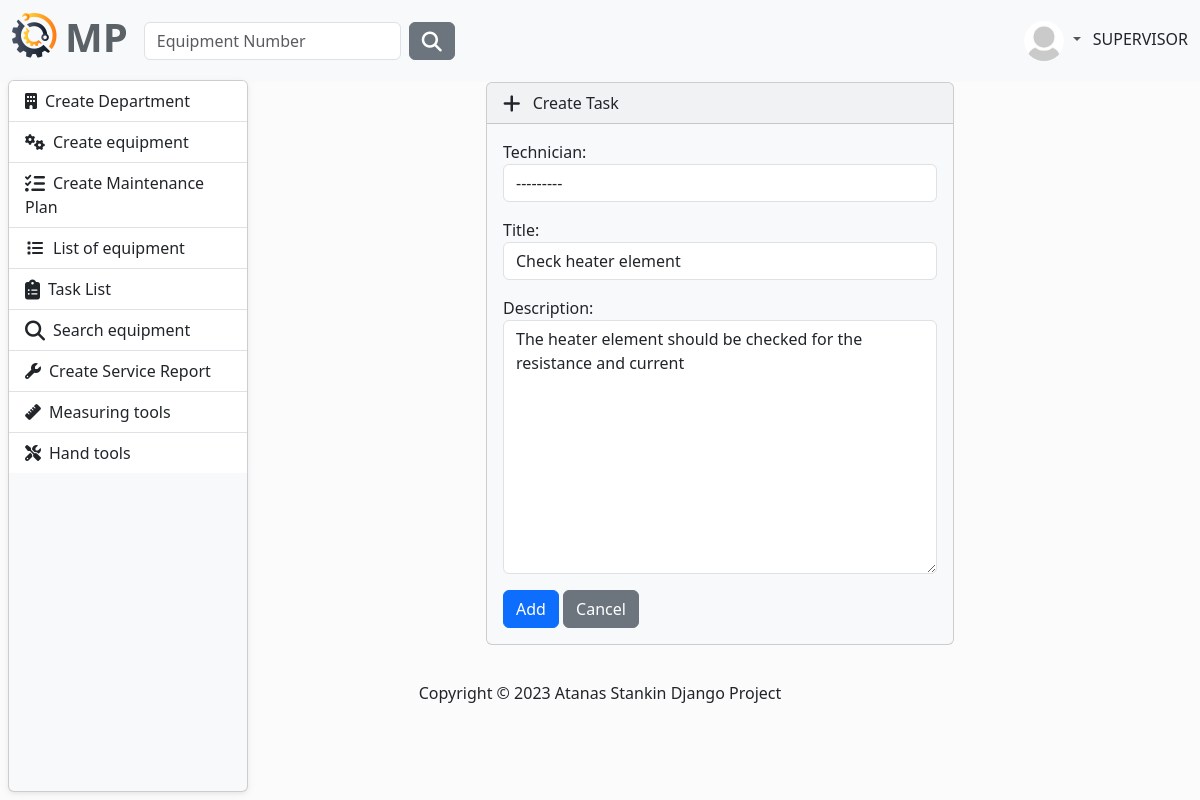
The app's page /task/create-task/3/ (signed in) with its own data.
### MaintenancePlanner/accounts/models.py (models this page shows, shortened)
class AppUser(AbstractUser, PermissionsMixin):
    first_name = models.CharField(
        max_length=30,
        validators=[
            MinLengthValidator(2),
            user_name_validator,
        ]
    )
    last_name = models.CharField(
        max_length=30,
        validators=[
            MinLengthValidator(2),
            user_name_validator,
        ]
    )
    email = models.EmailField(unique=True)
    class Role(models.TextChoices):
        MANAGER = "MANAGER", 'Manager'
        SUPERVISOR = "SUPERVISOR", 'Supervisor'
        OPERATOR = "OPERATOR", 'Operator'
    role = models.CharField(max_length=50, choices=Role.choices)

class Profile(models.Model):
    user = models.OneToOneField(AppUser, on_delete=models.CASCADE)
    image = models.ImageField(
        default='images/default.jpg',
        null=True,
        blank=True,
        upload_to='images/'
    )

### MaintenancePlanner/maintenance_plan/models.py (models this page shows, shortened)
class Operation(models.Model):
    title = models.CharField(
        max_length=30,
    )
    description = models.TextField()
    maintenance_plan = models.ForeignKey(
        to=MaintenancePlanModel,
        on_delete=models.CASCADE,
    )

### MaintenancePlanner/accounts/decorators.py (the view)
        def wrapper_func(request, *args, **kwargs):
            if request.user.is_authenticated and request.user.role in allowed_roles:
                return view_func(request, *args, **kwargs)
            else:
                return redirect('home-page')

### MaintenancePlanner/task/forms.py
class CreateTaskForm(forms.ModelForm):
    class Meta:
        model = Task
        exclude = ('complete', 'equipment')
        widgets = {
            'technician': forms.Select(attrs={'class': 'form-control'}),
            'title': forms.TextInput(attrs={'class': 'form-control'}),
            'description': forms.Textarea(attrs={'class': 'form-control'}),
            'created_on': forms.DateInput(format="%d/%m/%Y", attrs={'class': 'form-control', 'type': 'date'}),
        }
    def __init__(self, *args, **kwargs):
        super().__init__(*args, **kwargs)
        self.fields['technician'].queryset = AppUser.objects.filter(role='OPERATOR')

### MaintenancePlanner/task/views.py (called while the page is built)
@login_required
@allowed_users(allowed_roles=['MANAGER', 'SUPERVISOR'])
def create_task(request, pk):
    operation = Operation.objects.get(pk=pk)
    mp = operation.maintenance_plan
    if request.method == 'POST':
        form = CreateTaskForm(request.POST)
        if form.is_valid():
            task = form.save(commit=False)
            task.equipment = operation.maintenance_plan.equipment
            task.save()
            return redirect(reverse('mp-details', kwargs={'pk': mp.id}))
    else:
        form = CreateTaskForm(instance=operation)
    context = {
        'form': form,
        'operation': operation,
    }
    return render(request, 'create-task.html', context)

### MaintenancePlanner/task/templates/create-task.html (shortened to what this page needs)
{% extends 'base.html' %}
{% load crispy_forms_filters %}
{% block content %}
    <div class="row justify-content-center">
            <div class="col-6">
                <div class="card bg-light mb-3" style="max-width: 200rem;">
                  <div class="card-header">
                      <i class="fa-solid fa-plus fa-lg me-2"></i> Create Task
                  </div>
                  <div class="card-body">
                      <form action="" method="POST">
                          {{ form.as_p }}
                          <button type="submit" class="btn btn-primary">Add</button>
                          <a href="{% url 'home-page' %}" class="btn btn-secondary">Cancel</a>
                      </form>
                  </div>
            </div>
            </div>
        </div>
{% endblock %}

### templates/partials/navbar.html (shortened to what this page needs)
{% load static %}
<nav class="navbar navbar-expand-lg bg-light" data-bs-theme="light">
    <div class="container-fluid">
        <a class="navbar-brand" href="{% url 'home-page' %}">
            <ul class="navbar-nav ms-auto d-flex flex-row">
                <li><img class="logo me-2" src="{% static 'img/logo.png' %}" alt="logo"></li>
                <li><h1 style="color: #5a6268; font-weight: bold">MP</h1></li>
            </ul>
        </a>
        <div class="collapse navbar-collapse" id="navbarColor01">
            {% if user.is_authenticated %}
                <form class="d-flex" method=POST action="{% url 'search-equipment' %}">
                    <input class="form-control me-sm-2" type="search" placeholder="Equipment Number"
                           name="number">
                    <button class="btn btn-secondary my-2 my-sm-0" type="submit"><i
                            class="fa-solid fa-magnifying-glass fa-lg"></i></button>
                </form>
            {% endif %}
            <ul class="navbar-nav ms-auto d-flex flex-row">
                {% if not request.user.is_authenticated %}
                    <li class="nav-item">
                        <a class="nav-link" href="{% url 'login' %}"><i
                                class="fa-solid fa-right-to-bracket fa-lg me-2"></i>Sig In
                        </a>
                    </li>
                {% else %}
                    <li class="nav-item dropdown">
                        <div class="btn-group dropdown">
                            <a class="nav-link dropdown-toggle" data-bs-toggle="dropdown" href="#" role="button"
                               aria-haspopup="true" aria-expanded="false">
                                {% if user.profile.image %}
                                    <img src="{{ user.profile.image.url }}" class="rounded-circle" height="40"
                                         loading="lazy"/>
                                {% else %}
                                    <img src="{% static 'img/profile-img.png' %}" class="rounded-circle" height="40"
                                         loading="lazy"/>
                                {% endif %}
                            </a>
                        </div>
                        {{ request.user.role }}
                    </li>
                {% endif %}
            </ul>
        </div>
    </div>
</nav>

### static/css/layout.css (style rules this page uses)
body { background-color: #fbfbfb; }

### static/css/side-bar.css (style rules this page uses)
body { background-color: #fbfbfb; }

### records on screen
AppUser: profile.image (placeholder picture), user.role "SUPERVISOR"
Operation: title "Check heater element", description "The heater element should be checked for the resistance and current"
